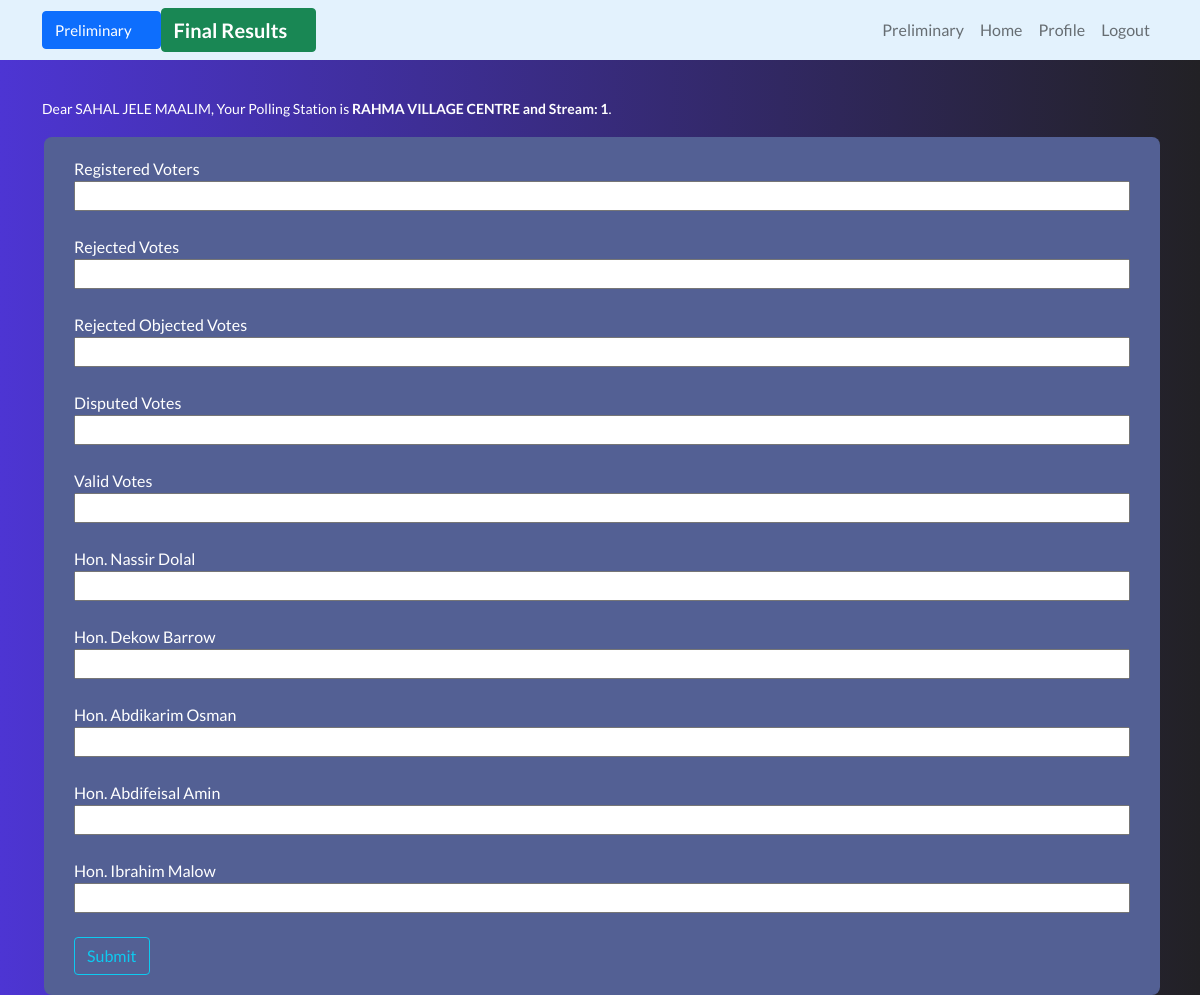
Page / (signed in) on the earlier database version.
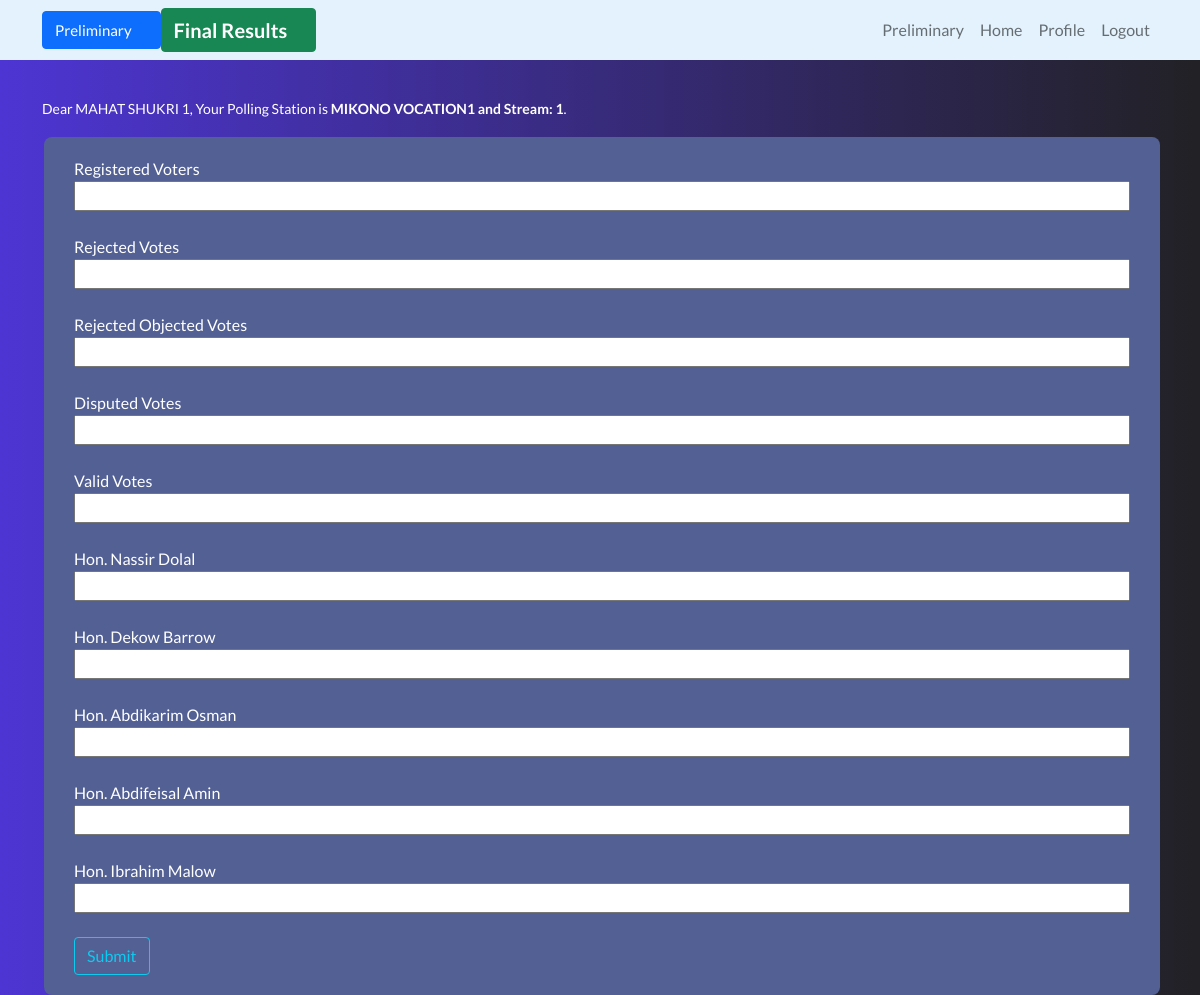
Same page on the later database version.
### users/models.py (models this page shows, shortened)
class Profile(models.Model):
    user = models.OneToOneField(User, on_delete=models.CASCADE)
    ward = models.CharField(max_length=50,choices=WARDS)
    pollingStation = models.CharField(max_length=50)
    stream = models.CharField( max_length=50, choices=STREAMS)
    phone = models.CharField(max_length=50)
    fullname = models.CharField(max_length=50)
    id_number = models.CharField(max_length=50)
    role = models.CharField(max_length=50,choices=AGENT_ROLE, default='Polling Agent')

### users/views.py (the view)
# urls.py: 2. Add a URL to urlpatterns:  path('', views.home, name='home')
@login_required
def home(request):
    user = request.user
    name = Profile.objects.get(user=user)
    vote = Vote.objects.filter(sender_username=request.user.username)
    if vote:
        return render(request,'users/submitted.html',{'vote':vote})
    else:
        if request.method == 'POST':
            ward = request.POST['ward']
            sender_username = request.POST['sender_username']
            pollingStation = request.POST['pollingStation']
            stream = request.POST['stream']
            registerdVoters = request.POST['registerdVoters']
            rejected = request.POST['rejected']
            rejectedObj = request.POST['rejectedObj']
            disputed = request.POST['disputed']
            valid = request.POST['valid']
            jofle = request.POST['jofle']
            dekow = request.POST['dekow']
            osman = request.POST['osman']
            feisal = request.POST['feisal']
            malow = request.POST['malow']
            new_vote = Vote(sender_username=sender_username,ward=ward, pollingStation=pollingStation,stream=stream, registerdVoters=registerdVoters, rejected=rejected,
                            rejectedObj=rejectedObj, disputed=disputed, valid=valid, jofle=jofle, major=dekow, osman=osman,feisal=feisal,muhiadin=0,malow=malow)
            new_vote.save()
            firebaseConfig = {
                'apiKey': "AIzaSyCqMdmrITPM8x4PdMqP5T9Hcmmj5IJPH6M",
                'authDomain': "demoapp-607db.firebaseapp.com",
                'databaseURL': "https://demoapp-607db-default-rtdb.asia-southeast1.firebasedatabase.app",
                'projectId': "demoapp-607db",
                'storageBucket': "demoapp-607db.appspot.com",
                'messagingSenderId': "641799333572",
                'appId': "1:641799333572:web:fd402ab5271f9fa4d6cb91",
                'measurementId': "G-KPVXQKZ7KK"
                }
            firebase = pyrebase.initialize_app(firebaseConfig)
            db = firebase.database()
            data = {
                'time':time.ctime(),
                'ward': ward,
                'pollingStation': (pollingStation+stream),
                'registerdVoters': registerdVoters,
                'rejected': rejected,
                'rejectedObj': rejectedObj,
                'disputed': disputed,
                'valid': valid,
                'jofle': jofle,
                'dekow': dekow,
                'osman': osman,
                'malow': malow,
                'feisal': feisal,
                'muhiadin': 0
            }
            if name.role == 'pollingAgent':
                result = db.child('votes').child(pollingStation+stream).set(data)
            else:
                result = db.child('chiefAgents').child(pollingStation+stream).set(data)
            return render(request, 'users/confirm_votes.html',{'name':name})
        else:
            return render(request, 'users/home.html', {'name':name})

### users/templates/users/home.html (shortened to what this page needs)
{% extends 'users/base.html' %}
{% load crispy_forms_tags %}
{% block content %}
    {% if name.fullname %}
    <div class="container">
        <div class="register-section mt-5">
            <p style='margin-top:-10px;font-size:14px;' > Dear {{name.fullname}}, Your Polling Station is <strong>{{name.pollingStation}} and Stream: {{name.stream}}</strong>.</p>
        </div>
        <form method="POST" >
            <label>Registered Voters</label>
            <input type="number" name="registerdVoters"><br>
            <label>Rejected Votes</label>
            <input type="number" name="rejected"><br>
            <label>Rejected Objected Votes</label>
            <input type="number" name="rejectedObj"><br>
            <label>Disputed Votes</label>
            <input type="number" name="disputed"><br>
            <label>Valid Votes</label>
            <input type="number" name="valid"><br>
            <label>Hon. Nassir Dolal</label>
            <input type="number" name="jofle"><br>
            <label>Hon. Dekow Barrow</label>
            <input type="number" name="dekow"><br>
            <label>Hon. Abdikarim Osman</label>
            <input type="number" name="osman"><br>
            <label>Hon. Abdifeisal Amin</label>
            <input type="number" name="feisal"><br>
            <label>Hon. Ibrahim Malow</label>
            <input type="number" name="malow"><br>
            <div class="form-group">
                <button class="btn btn-outline-info" type="submit">Submit</button>
            </div>
        </form>
    </div>
    {%else%}
    <div class="container">
    <a href="{% url 'profile' %}">Click Here to Update your profile</a>
</div>
    {%endif%}
{% endblock content %}

Differences in the rows shown:
changed Profile: fullname "SAHAL JELE MAALIM" → "MAHAT SHUKRI 1"; pollingStation "RAHMA VILLAGE CENTRE" → "MIKONO VOCATION1"
